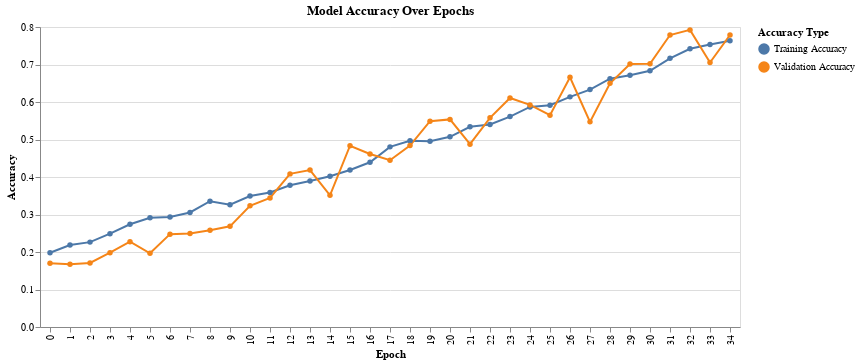

Write notebook code for a chart like this one.
### Code cell
data = pd.DataFrame({
    'Epoch': list(range(len(history1.history['accuracy']))),
    'Training Accuracy': history1.history['accuracy'],
    'Validation Accuracy': history1.history['val_accuracy']
})
data_melted = data.melt(id_vars='Epoch', var_name='Accuracy Type', value_name='Accuracy')
chart = alt.Chart(data_melted).mark_line(point=True).encode(
    x='Epoch:O',
    y='Accuracy:Q',
    color='Accuracy Type:N',
    tooltip=['Epoch', 'Accuracy Type', 'Accuracy']
).properties(
    title='Model Accuracy Over Epochs'
)
chart.display()

### Figure 1 — Vega-Lite specification as saved in the notebook (floating-point values rounded to 4 significant figures)
{"config": {"view": {"continuousWidth": 400, "continuousHeight": 300}}, "data": {"name": "data-e3f7bc19affb21a9b1c00b23232ed453"}, "mark": {"type": "line", "point": true}, "encoding": {"color": {"field": "Accuracy Type", "type": "nominal"}, "tooltip": [{"field": "Epoch", "type": "quantitative"}, {"field": "Accuracy Type", "type": "nominal"}, {"field": "Accuracy", "type": "quantitative"}], "x": {"field": "Epoch", "type": "ordinal"}, "y": {"field": "Accuracy", "type": "quantitative"}}, "title": "Model Accuracy Over Epochs", "$schema": "https://vega.github.io/schema/vega-lite/v4.17.0.json", "datasets": {"data-e3f7bc19affb21a9b1c00b23232ed453": [{"Epoch": 0, "Accuracy Type": "Training Accuracy", "Accuracy": 0.1979}, {"Epoch": 1, "Accuracy Type": "Training Accuracy", "Accuracy": 0.2185}, {"Epoch": 2, "Accuracy Type": "Training Accuracy", "Accuracy": 0.2263}, {"Epoch": 3, "Accuracy Type": "Training Accuracy", "Accuracy": 0.249}, {"Epoch": 4, "Accuracy Type": "Training Accuracy", "Accuracy": 0.274}, {"Epoch": 5, "Accuracy Type": "Training Accuracy", "Accuracy": 0.2912}, {"Epoch": 6, "Accuracy Type": "Training Accuracy", "Accuracy": 0.2935}, {"Epoch": 7, "Accuracy Type": "Training Accuracy", "Accuracy": 0.3055}, {"Epoch": 8, "Accuracy Type": "Training Accuracy", "Accuracy": 0.3354}, {"Epoch": 9, "Accuracy Type": "Training Accuracy", "Accuracy": 0.3262}, {"Epoch": 10, "Accuracy Type": "Training Accuracy", "Accuracy": 0.3493}, {"Epoch": 11, "Accuracy Type": "Training Accuracy", "Accuracy": 0.3586}, {"Epoch": 12, "Accuracy Type": "Training Accuracy", "Accuracy": 0.378}, {"Epoch": 13, "Accuracy Type": "Training Accuracy", "Accuracy": 0.3894}, {"Epoch": 14, "Accuracy Type": "Training Accuracy", "Accuracy": 0.4019}, {"Epoch": 15, "Accuracy Type": "Training Accuracy", "Accuracy": 0.4187}, {"Epoch": 16, "Accuracy Type": "Training Accuracy", "Accuracy": 0.4393}, {"Epoch": 17, "Accuracy Type": "Training Accuracy", "Accuracy": 0.4804}, {"Epoch": 18, "Accuracy Type": "Training Accuracy", "Accuracy": 0.4966}, {"Epoch": 19, "Accuracy Type": "Training Accuracy", "Accuracy": 0.4955}, {"Epoch": 20, "Accuracy Type": "Training Accuracy", "Accuracy": 0.5071}, {"Epoch": 21, "Accuracy Type": "Training Accuracy", "Accuracy": 0.5338}, {"Epoch": 22, "Accuracy Type": "Training Accuracy", "Accuracy": 0.5399}, {"Epoch": 23, "Accuracy Type": "Training Accuracy", "Accuracy": 0.5612}, {"Epoch": 24, "Accuracy Type": "Training Accuracy", "Accuracy": 0.5868}, {"Epoch": 25, "Accuracy Type": "Training Accuracy", "Accuracy": 0.5914}, {"Epoch": 26, "Accuracy Type": "Training Accuracy", "Accuracy": 0.6137}, {"Epoch": 27, "Accuracy Type": "Training Accuracy", "Accuracy": 0.633}, {"Epoch": 28, "Accuracy Type": "Training Accuracy", "Accuracy": 0.6621}, {"Epoch": 29, "Accuracy Type": "Training Accuracy", "Accuracy": 0.6711}, {"Epoch": 30, "Accuracy Type": "Training Accuracy", "Accuracy": 0.6832}, {"Epoch": 31, "Accuracy Type": "Training Accuracy", "Accuracy": 0.7164}, {"Epoch": 32, "Accuracy Type": "Training Accuracy", "Accuracy": 0.742}, {"Epoch": 33, "Accuracy Type": "Training Accuracy", "Accuracy": 0.7533}, {"Epoch": 34, "Accuracy Type": "Training Accuracy", "Accuracy": 0.7631}, {"Epoch": 0, "Accuracy Type": "Validation Accuracy", "Accuracy": 0.1702}, {"Epoch": 1, "Accuracy Type": "Validation Accuracy", "Accuracy": 0.1673}, {"Epoch": 2, "Accuracy Type": "Validation Accuracy", "Accuracy": 0.1708}, {"Epoch": 3, "Accuracy Type": "Validation Accuracy", "Accuracy": 0.1982}, {"Epoch": 4, "Accuracy Type": "Validation Accuracy", "Accuracy": 0.2274}, {"Epoch": 5, "Accuracy Type": "Validation Accuracy", "Accuracy": 0.1964}, {"Epoch": 6, "Accuracy Type": "Validation Accuracy", "Accuracy": 0.2476}, {"Epoch": 7, "Accuracy Type": "Validation Accuracy", "Accuracy": 0.2494}, {"Epoch": 8, "Accuracy Type": "Validation Accuracy", "Accuracy": 0.2577}, {"Epoch": 9, "Accuracy Type": "Validation Accuracy", "Accuracy": 0.2685}, {"Epoch": 10, "Accuracy Type": "Validation Accuracy", "Accuracy": 0.3232}, {"Epoch": 11, "Accuracy Type": "Validation Accuracy", "Accuracy": 0.344}, {"Epoch": 12, "Accuracy Type": "Validation Accuracy", "Accuracy": 0.4083}, {"Epoch": 13, "Accuracy Type": "Validation Accuracy", "Accuracy": 0.4185}, {"Epoch": 14, "Accuracy Type": "Validation Accuracy", "Accuracy": 0.3512}, {"Epoch": 15, "Accuracy Type": "Validation Accuracy", "Accuracy": 0.4833}, {"Epoch": 16, "Accuracy Type": "Validation Accuracy", "Accuracy": 0.4613}, {"Epoch": 17, "Accuracy Type": "Validation Accuracy", "Accuracy": 0.4446}, {"Epoch": 18, "Accuracy Type": "Validation Accuracy", "Accuracy": 0.4839}, {"Epoch": 19, "Accuracy Type": "Validation Accuracy", "Accuracy": 0.5488}, {"Epoch": 20, "Accuracy Type": "Validation Accuracy", "Accuracy": 0.5536}, {"Epoch": 21, "Accuracy Type": "Validation Accuracy", "Accuracy": 0.4875}, {"Epoch": 22, "Accuracy Type": "Validation Accuracy", "Accuracy": 0.5577}, {"Epoch": 23, "Accuracy Type": "Validation Accuracy", "Accuracy": 0.6107}, {"Epoch": 24, "Accuracy Type": "Validation Accuracy", "Accuracy": 0.5923}, {"Epoch": 25, "Accuracy Type": "Validation Accuracy", "Accuracy": 0.5649}, {"Epoch": 26, "Accuracy Type": "Validation Accuracy", "Accuracy": 0.6661}, {"Epoch": 27, "Accuracy Type": "Validation Accuracy", "Accuracy": 0.547}, {"Epoch": 28, "Accuracy Type": "Validation Accuracy", "Accuracy": 0.65}, {"Epoch": 29, "Accuracy Type": "Validation Accuracy", "Accuracy": 0.7012}, {"Epoch": 30, "Accuracy Type": "Validation Accuracy", "Accuracy": 0.7018}, {"Epoch": 31, "Accuracy Type": "Validation Accuracy", "Accuracy": 0.7786}, {"Epoch": 32, "Accuracy Type": "Validation Accuracy", "Accuracy": 0.7923}, {"Epoch": 33, "Accuracy Type": "Validation Accuracy", "Accuracy": 0.7054}, {"Epoch": 34, "Accuracy Type": "Validation Accuracy", "Accuracy": 0.7786}]}}
